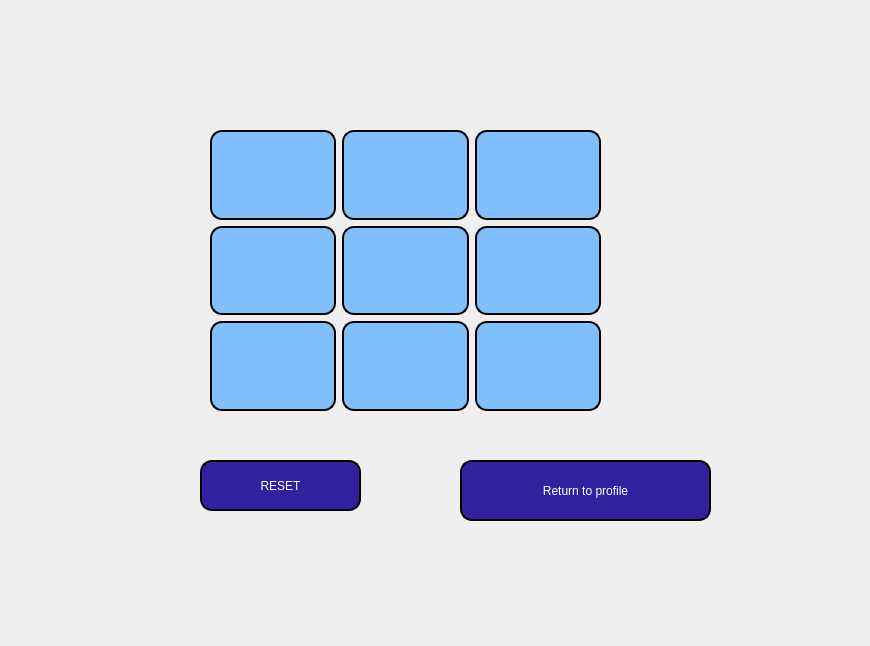
<?xml version="1.0" encoding="UTF-8"?>
<ui version="4.0">
 <class>game_window</class>
 <widget class="QDialog" name="game_window">
  <property name="geometry">
   <rect>
    <x>0</x>
    <y>0</y>
    <width>870</width>
    <height>646</height>
   </rect>
  </property>
  <property name="windowTitle">
   <string>Dialog</string>
  </property>
  <widget class="QPushButton" name="RESET">
   <property name="geometry">
    <rect>
     <x>200</x>
     <y>460</y>
     <width>161</width>
     <height>51</height>
    </rect>
   </property>
   <property name="styleSheet">
    <string notr="true">QPushButton {
	font: 900 16pt &quot;Segoe UI Black&quot;;
    background-color: #32219F;
    color: white;
    border: 2px solid black;
    border-radius: 12px;
    padding: 5px;
}

QPushButton:hover {
    background-color: lightblue;
}
QPushButton:pressed {
    background-color: navy;
    color: lightblue;
}</string>
   </property>
   <property name="text">
    <string>RESET</string>
   </property>
  </widget>
  <widget class="QWidget" name="gridLayoutWidget">
   <property name="geometry">
    <rect>
     <x>210</x>
     <y>130</y>
     <width>391</width>
     <height>281</height>
    </rect>
   </property>
   <property name="sizePolicy">
    <sizepolicy hsizetype="Expanding" vsizetype="Expanding">
     <horstretch>0</horstretch>
     <verstretch>0</verstretch>
    </sizepolicy>
   </property>
   <layout class="QGridLayout" name="gridLayout">
    <item row="2" column="2">
     <widget class="QPushButton" name="PB_2_2">
      <property name="sizePolicy">
       <sizepolicy hsizetype="Expanding" vsizetype="Expanding">
        <horstretch>0</horstretch>
        <verstretch>0</verstretch>
       </sizepolicy>
      </property>
      <property name="styleSheet">
       <string notr="true">QPushButton {
	font: 900 16pt &quot;Segoe UI Black&quot;;
    background-color: #81BEFC;
    color: white;
    border: 2px solid black;
    border-radius: 12px;
    padding: 5px;
}

QPushButton:hover {
    background-color: lightblue;
}
QPushButton:pressed {
    background-color: navy;
    color: lightblue;
}</string>
      </property>
      <property name="text">
       <string/>
      </property>
     </widget>
    </item>
    <item row="2" column="1">
     <widget class="QPushButton" name="PB_2_1">
      <property name="sizePolicy">
       <sizepolicy hsizetype="Expanding" vsizetype="Expanding">
        <horstretch>0</horstretch>
        <verstretch>0</verstretch>
       </sizepolicy>
      </property>
      <property name="styleSheet">
       <string notr="true">QPushButton {
	font: 900 16pt &quot;Segoe UI Black&quot;;
    background-color: #81BEFC;
    color: white;
    border: 2px solid black;
    border-radius: 12px;
    padding: 5px;
}

QPushButton:hover {
    background-color: lightblue;
}
QPushButton:pressed {
    background-color: navy;
    color: lightblue;
}</string>
      </property>
      <property name="text">
       <string/>
      </property>
     </widget>
    </item>
    <item row="1" column="0">
     <widget class="QPushButton" name="PB_1_0">
      <property name="sizePolicy">
       <sizepolicy hsizetype="Expanding" vsizetype="Expanding">
        <horstretch>0</horstretch>
        <verstretch>0</verstretch>
       </sizepolicy>
      </property>
      <property name="styleSheet">
       <string notr="true">QPushButton {
	font: 900 16pt &quot;Segoe UI Black&quot;;
    background-color: #81BEFC;
    color: white;
    border: 2px solid black;
    border-radius: 12px;
    padding: 5px;
}

QPushButton:hover {
    background-color: lightblue;
}
QPushButton:pressed {
    background-color: navy;
    color: lightblue;
}</string>
      </property>
      <property name="text">
       <string/>
      </property>
     </widget>
    </item>
    <item row="0" column="2">
     <widget class="QPushButton" name="PB_0_2">
      <property name="sizePolicy">
       <sizepolicy hsizetype="Expanding" vsizetype="Expanding">
        <horstretch>0</horstretch>
        <verstretch>0</verstretch>
       </sizepolicy>
      </property>
      <property name="styleSheet">
       <string notr="true">QPushButton {
	font: 900 16pt &quot;Segoe UI Black&quot;;
    background-color: #81BEFC;
    color: white;
    border: 2px solid black;
    border-radius: 12px;
    padding: 5px;
}

QPushButton:hover {
    background-color: lightblue;
}
QPushButton:pressed {
    background-color: navy;
    color: lightblue;
}</string>
      </property>
      <property name="text">
       <string/>
      </property>
     </widget>
    </item>
    <item row="0" column="1">
     <widget class="QPushButton" name="PB_0_1">
      <property name="sizePolicy">
       <sizepolicy hsizetype="Expanding" vsizetype="Expanding">
        <horstretch>0</horstretch>
        <verstretch>0</verstretch>
       </sizepolicy>
      </property>
      <property name="styleSheet">
       <string notr="true">QPushButton {
	font: 900 16pt &quot;Segoe UI Black&quot;;
    background-color: #81BEFC;
    color: white;
    border: 2px solid black;
    border-radius: 12px;
    padding: 5px;
}

QPushButton:hover {
    background-color: lightblue;
}
QPushButton:pressed {
    background-color: navy;
    color: lightblue;
}</string>
      </property>
      <property name="text">
       <string/>
      </property>
     </widget>
    </item>
    <item row="0" column="0">
     <widget class="QPushButton" name="PB_0_0">
      <property name="sizePolicy">
       <sizepolicy hsizetype="Expanding" vsizetype="Expanding">
        <horstretch>0</horstretch>
        <verstretch>0</verstretch>
       </sizepolicy>
      </property>
      <property name="styleSheet">
       <string notr="true">QPushButton {
	font: 900 16pt &quot;Segoe UI Black&quot;;
    background-color: #81BEFC;
    color: white;
    border: 2px solid black;
    border-radius: 12px;
    padding: 5px;
}

QPushButton:hover {
    background-color: lightblue;
}
QPushButton:pressed {
    background-color: navy;
    color: lightblue;
}</string>
      </property>
      <property name="text">
       <string/>
      </property>
     </widget>
    </item>
    <item row="2" column="0">
     <widget class="QPushButton" name="PB_2_0">
      <property name="sizePolicy">
       <sizepolicy hsizetype="Expanding" vsizetype="Expanding">
        <horstretch>0</horstretch>
        <verstretch>0</verstretch>
       </sizepolicy>
      </property>
      <property name="styleSheet">
       <string notr="true">QPushButton {
	font: 900 16pt &quot;Segoe UI Black&quot;;
    background-color: #81BEFC;
    color: white;
    border: 2px solid black;
    border-radius: 12px;
    padding: 5px;
}

QPushButton:hover {
    background-color: lightblue;
}
QPushButton:pressed {
    background-color: navy;
    color: lightblue;
}</string>
      </property>
      <property name="text">
       <string/>
      </property>
     </widget>
    </item>
    <item row="1" column="1">
     <widget class="QPushButton" name="PB_1_1">
      <property name="sizePolicy">
       <sizepolicy hsizetype="Expanding" vsizetype="Expanding">
        <horstretch>0</horstretch>
        <verstretch>0</verstretch>
       </sizepolicy>
      </property>
      <property name="styleSheet">
       <string notr="true">QPushButton {
	font: 900 16pt &quot;Segoe UI Black&quot;;
    background-color: #81BEFC;
    color: white;
    border: 2px solid black;
    border-radius: 12px;
    padding: 5px;
}

QPushButton:hover {
    background-color: lightblue;
}
QPushButton:pressed {
    background-color: navy;
    color: lightblue;
}</string>
      </property>
      <property name="text">
       <string/>
      </property>
     </widget>
    </item>
    <item row="1" column="2">
     <widget class="QPushButton" name="PB_1_2">
      <property name="sizePolicy">
       <sizepolicy hsizetype="Expanding" vsizetype="Expanding">
        <horstretch>0</horstretch>
        <verstretch>0</verstretch>
       </sizepolicy>
      </property>
      <property name="styleSheet">
       <string notr="true">QPushButton {
	font: 900 16pt &quot;Segoe UI Black&quot;;
    background-color: #81BEFC;
    color: white;
    border: 2px solid black;
    border-radius: 12px;
    padding: 5px;
}

QPushButton:hover {
    background-color: lightblue;
}
QPushButton:pressed {
    background-color: navy;
    color: lightblue;
}</string>
      </property>
      <property name="text">
       <string/>
      </property>
     </widget>
    </item>
   </layout>
  </widget>
  <widget class="QPushButton" name="Return_Prof">
   <property name="geometry">
    <rect>
     <x>460</x>
     <y>460</y>
     <width>251</width>
     <height>61</height>
    </rect>
   </property>
   <property name="styleSheet">
    <string notr="true">QPushButton {
	font: 900 16pt &quot;Segoe UI Black&quot;;
    background-color: #32219F;
    color: white;
    border: 2px solid black;
    border-radius: 12px;
    padding: 5px;
}

QPushButton:hover {
    background-color: lightblue;
}
QPushButton:pressed {
    background-color: navy;
    color: lightblue;
}</string>
   </property>
   <property name="text">
    <string>Return to profile</string>
   </property>
  </widget>
 </widget>
 <resources/>
 <connections/>
</ui>
